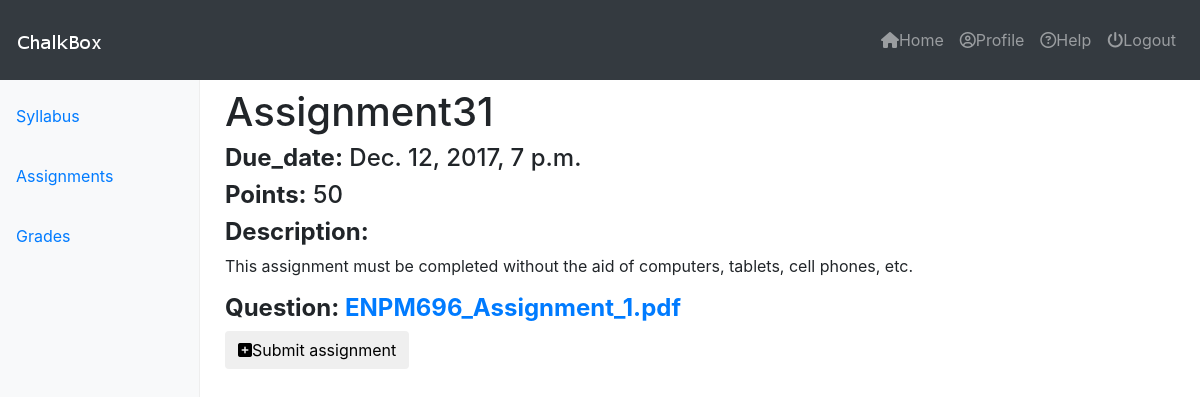
The page /courses/3/assignments/8/ on the database its author committed.
### assignments/models.py (models this page shows, shortened)
class Assignment(models.Model):
	course = models.ForeignKey(Course)
	title = models.CharField(max_length=120, unique=True)
	due_date = models.DateTimeField()
	total_points	= models.IntegerField()
	description = models.TextField(blank=True)
	updated     = models.DateTimeField(auto_now=True)
	timestamp   = models.DateTimeField(auto_now_add=True)
	question	= models.FileField(null=True, blank=True)
	publish		= models.BooleanField(default=False)

### assignments/views.py (the view)
# urls.py: url(r'^(?P<aid>\d+)/$', assignment_detail, name="assignment_detail"),
def assignment_detail(request, cid=None, aid=None):
	instance = get_object_or_404(Assignment, id=aid)
	context = {
		"instance": instance,
		"id": cid,
	}
	return render(request, "assignment/assignment_detail.html", context)

### templates/assignment/assignment_detail.html (shortened to what this page needs)
{% extends "base_navbar.html" %}
{% block content %}
<div class="container-fluid">
   {% include "side_bar.html" with cid=id %}
	<main role="main" class="col-sm-9 ml-sm-auto col-md-10 pt-2">
		<div class="content">
			<h1>{{instance.title}}</h1>
			<h4><b>Due_date:</b> {{instance.due_date}}</h4>
			<h4><b>Points:</b> {{instance.total_points}}</h4>
			<h4><b>Description:</b></h4>
			<p>{{instance.description}}</p>
			<h4><b>Question:
			 {% if instance.question %}
				<a href='{{ instance.question.url }}'>{{ instance.question }}</a>
			{% endif %}
			</b></h4>
			{% if request.user.is_staff == False %}
				<a href="{% url 'courses:submissions:submit_assignment' cid=id aid=instance.id %}"><button type="button" class="btn btn-default"><i class="fa fa-plus-square" aria-hidden="true"></i>Submit assignment</button></a>
			{% endif %}
		</div>
	</main>
</div>
{% endblock %}

### static_proj/static_root/css/custom.css (style rules this page uses)
.content { padding-top: 10vh; }

### rows shown on the page
Assignment: title "Assignment31", due_date "Dec. 12, 2017, 7 p.m.", total_points "50", description "This assignment must be completed without the aid of computers, tablets, cell phones, etc.", question "ENPM696_Assignment_1.pdf"
